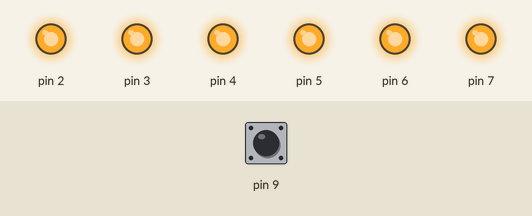
A sketch run on a simulated Arduino Uno, built with avr-gcc and run on an emulated ATmega328P. Shown: output pins drawn as LEDs (lit = HIGH). The test bench sets the inputs (shaded band); at power-on: pin 9 HIGH.

Above: at 1.2 s.
1.3 s: pin 9 pulled LOW for 0.15 s
At 2.3 s:
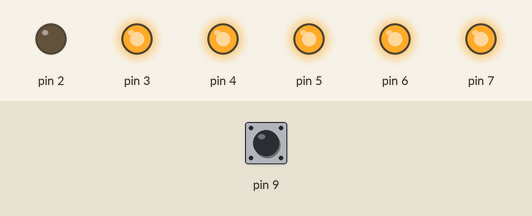
At 6.6 s:
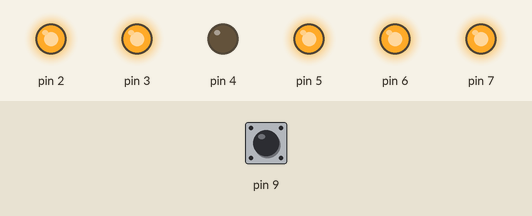
10.4 s: pin 9 pulled LOW for 3.2 s
At 16.6 s:
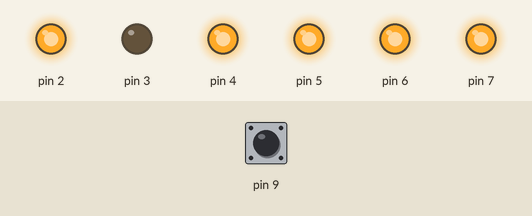
Timing chart, 0 to 20.8 s (numbered marks = the images above; inputs shaded):
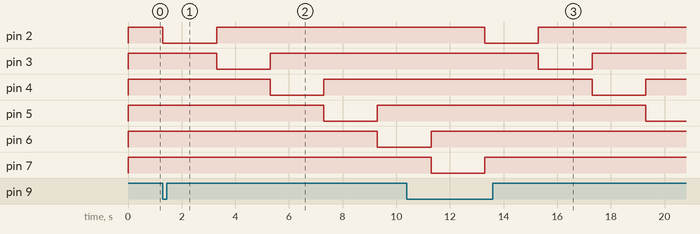

The sketch:

7.key_input.ino
```cpp
void setup() {
  for (int i = 2; i <= 7; i++) {
    pinMode(i, OUTPUT);
    digitalWrite(i, HIGH);
  }
  pinMode(9, INPUT_PULLUP);
}

void loop() {
  if (!digitalRead(9)) {
    for (int i = 2; i <= 7; i++) {
      digitalWrite(i, LOW);
      delay(2000);
      digitalWrite(i, HIGH);
    }
  }
}
```

Measured:
- after the input at 1.3 s, pin 2: HIGH → LOW at once, → HIGH 2.0 s later; pin 3: HIGH → LOW after 2.0 s, → HIGH 2.0 s later; pin 4: HIGH → LOW after 4.0 s, → HIGH 2.0 s later; pin 5: HIGH → LOW after 6.0 s, → HIGH 2.0 s later; pin 6: HIGH → LOW after 8.0 s
- after the input at 10.4 s, pin 2: HIGH → LOW after 2.9 s, → HIGH 2.0 s later; pin 3: HIGH → LOW after 4.9 s, → HIGH 2.0 s later; pin 4: HIGH → LOW after 6.9 s, → HIGH 2.0 s later; pin 5: HIGH → LOW after 8.9 s
